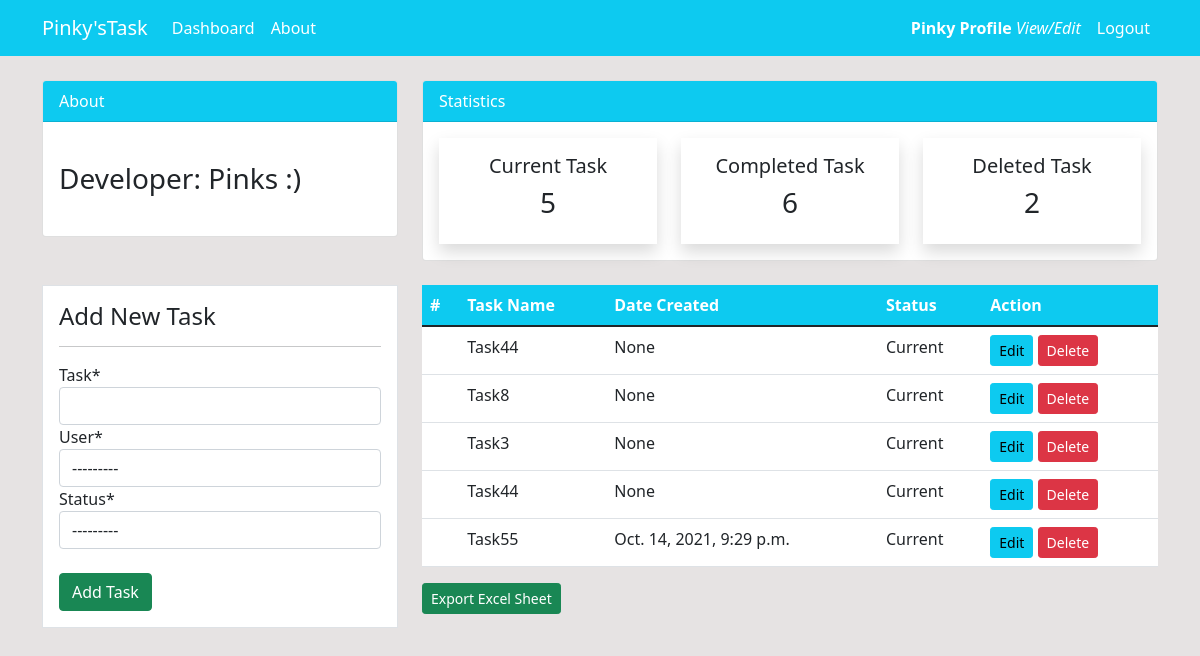
/current/ (signed in), run on the app's committed database.
### task/models.py (models this page shows, shortened)
class Current(models.Model):
    task = models.CharField(max_length=100, null=True)
    user = models.ForeignKey(User, on_delete=models.CASCADE, null=True)
    date = models.DateTimeField(default=now, editable=False)
    status = models.CharField(max_length=20, choices=STATUS, null=True)
    class Meta:
        verbose_name_plural = "Current"

### task/views.py (the view)
# urls.py: path('current/', views.current, name='dashboard-current'),
@login_required
def current(request):
    curr_tasks = Current.objects.filter(status='Current')
    curr_tasks_count = curr_tasks.count()
    del_tasks_count = Current.objects.filter(status='Deleted').count()
    comp_tasks_count = Current.objects.filter(status='Completed').count()
    if request.method == "POST":
        form = CurrentForm(request.POST)
        if form.is_valid():
            form.save()
            task_name = form.cleaned_data.get('task')
            messages.success(request, f'{task_name} has been added')
            return redirect('dashboard-current')
    else:
        form = CurrentForm()
    context = {
        'comp_tasks_count': comp_tasks_count,
        'del_tasks_count': del_tasks_count,
        'curr_tasks': curr_tasks,
        'curr_tasks_count': curr_tasks_count,
        'form': form,
    }
    return render(request, 'task/dashboard/current.html', context)

### task/forms.py
class CurrentForm(forms.ModelForm):
    class Meta:
        model = Current
        fields = '__all__'

### task/templates/task/dashboard/current.html (shortened to what this page needs)
{% extends 'task/partials/base.html' %}
{% load crispy_forms_tags %}
 {% block content %}
{% include 'task/partials/topbar.html' %}
<div class="container">
    <div class="row my-4">
        <div class="col-md-4">
            <div class="border bg-white p-3">
                <h4>Add New Task</h4>
                <hr>
                <form method="POST">
                    {{ form|crispy }}
                    <br>
                    <input class="btn btn-success btn-block" type="submit" value="Add Task">
                </form>
            </div>
        </div>
        <div class="col-md-8">
            <table class="table bg-white">
                <thead class="bg-info">
                    <tr class="text-white">
                    <th scope="col">#</th>
                    <th scope="col">Task Name</th>
                    <th scope="col">Date Created</th>
                    <th scope="col">Status</th>
                    <th scope="col">Action</th>
                    </tr>
                </thead>
                <tbody>
                    {% for task in curr_tasks %}
                    <tr>
                    <td></td>
                    <td>{{ task.task }}</td>
                    <td>{{ task.date }}</td>
                    <td>{{ task.status }}</td>
                    <td>
                        <a class="btn btn-info btn-sm" href="{% url 'dashboard-current-update' task.id %}">Edit</a>
                        <a class="btn btn-danger btn-sm" href="{% url 'dashboard-current-delete' task.id %}">Delete</a>
                    </td>
                    </tr>
                    {% endfor %}
                </tbody>
            </table>
            <a class="btn btn-success btn-sm float-right" href="{% url 'export_excel' 1 %}">Export Excel Sheet</a>
        </div>
    </div>
</div>
{% endblock %}

### task/templates/task/partials/navbar.html (shortened to what this page needs)
<nav class="navbar navbar-expand-lg navbar-info bg-info">
	<div class="container">
     {% if user.is_authenticated %}
		<a class="navbar-brand text-white" href="{% url 'index' %}">Pinky'sTask</a>
			<div class="collapse navbar-collapse" id="navbarSupportedContent">
				<ul class="navbar-nav me-auto">
					<li class="nav-item">
						<a class="nav-link text-white" href="{% url 'index' %}">Dashboard </a>
					</li>
					<li class="nav-item">
						<a class="nav-link text-white" aria-current="page" href="{% url 'dashboard-about' %}">About</a>
					</li>
				</ul>
                <ul class="navbar-nav ml-auto">
                    <li class="nav-item">
                        <a class="nav-link text-white" href="{% url 'account-profile' %} "> <b> {{ user.username }} Profile </b><i>View/Edit</i>
                        </a>
                    </li>
                    <li class="nav-item">
                        <a class="nav-link text-white" href="{% url 'account-logout' %}">Logout</a>
                    </li>
                </ul>
                {% endif %}
			</div>
	</div>
</nav>

### task/static/css/style.css (style rules this page uses)
body { background-color: rgb(230, 227, 227); }

### data on the page
Current: task "Task44", date "None", status "Current"
Current: task "Task8", date "None", status "Current"
Current: task "Task3", date "None", status "Current"
Current: task "Task44", date "None", status "Current"
Current: task "Task55", date "Oct. 14, 2021, 9:29 p.m.", status "Current"

### other printed values
{{ user.username }} "Pinky"
{{ curr_tasks_count }} "5"
{{ comp_tasks_count }} "6"
{{ del_tasks_count }} "2"
